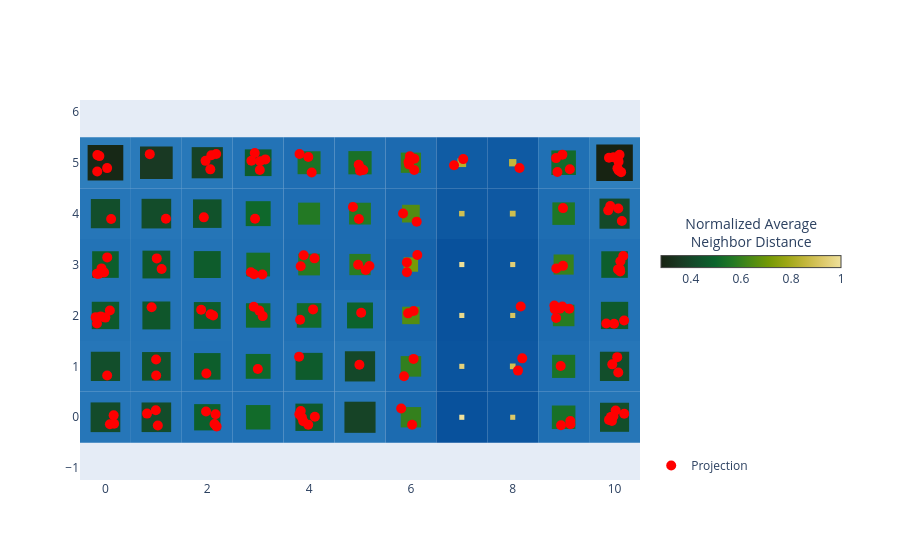

Source (notebook cell):
### Code cell
basin.pond() \
    .pad_layer() \
    .attraction_layer(X_scaled) \
    .visualize();

### Figure 1 — Plotly figure (JSON) as saved in the notebook; plotly's stock layout.template omitted (floating-point values rounded to 4 significant figures; data arrays with more than 128 entries replaced by an {"elided": "..."} marker saying what was removed)
{"data": [{"hoverinfo": "none", "marker": {"cmax": 1, "cmin": 0.2818, "color": [0.2818], "colorbar": {"len": 200, "lenmode": "pixels", "orientation": "h", "thickness": 12, "title": {"side": "top", "text": "Normalized Average<br>Neighbor Distance"}, "x": 1.02, "xanchor": "left", "y": 0.6, "yanchor": "middle"}, "colorscale": [[0, "rgb(23, 35, 18)"], [0.1, "rgb(25, 56, 34)"], [0.2, "rgb(18, 78, 43)"], [0.3, "rgb(11, 100, 44)"], [0.4, "rgb(35, 121, 36)"], [0.5, "rgb(75, 138, 20)"], [0.6, "rgb(116, 153, 5)"], [0.7, "rgb(157, 167, 21)"], [0.8, "rgb(194, 182, 59)"], [0.9, "rgb(221, 201, 106)"], [1, "rgb(239, 225, 156)"]], "showscale": true}, "mode": "markers", "showlegend": false, "type": "scatter", "x": [null], "y": [null]}, {"marker": {"color": "red", "size": 10, "symbol": "circle"}, "mode": "markers", "name": "Projection", "type": "scatter", "x": {"elided": "150 float values"}, "y": {"elided": "150 float values"}}], "layout": {"autosize": true, "legend": {"x": 1.02, "xanchor": "left", "y": 0, "yanchor": "bottom"}, "margin": {"r": 260}, "shapes": [{"fillcolor": "rgb(38, 118, 184)", "layer": "between", "line": {"width": 0}, "type": "rect", "x0": -0.5, "x1": 0.5, "xref": "x", "y0": -0.5, "y1": 0.5, "yref": "y"}, {"fillcolor": "rgb(38, 118, 184)", "layer": "between", "line": {"width": 0}, "type": "rect", "x0": 0.5, "x1": 1.5, "xref": "x", "y0": -0.5, "y1": 0.5, "yref": "y"}, {"fillcolor": "rgb(34, 114, 182)", "layer": "between", "line": {"width": 0}, "type": "rect", "x0": 1.5, "x1": 2.5, "xref": "x", "y0": -0.5, "y1": 0.5, "yref": "y"}, {"fillcolor": "rgb(32, 112, 180)", "layer": "between", "line": {"width": 0}, "type": "rect", "x0": 2.5, "x1": 3.5, "xref": "x", "y0": -0.5, "y1": 0.5, "yref": "y"}, {"fillcolor": "rgb(35, 115, 182)", "layer": "between", "line": {"width": 0}, "type": "rect", "x0": 3.5, "x1": 4.5, "xref": "x", "y0": -0.5, "y1": 0.5, "yref": "y"}, {"fillcolor": "rgb(40, 120, 185)", "layer": "between", "line": {"width": 0}, "type": "rect", "x0": 4.5, "x1": 5.5, "xref": "x", "y0": -0.5, "y1": 0.5, "yref": "y"}, {"fillcolor": "rgb(28, 107, 176)", "layer": "between", "line": {"width": 0}, "type": "rect", "x0": 5.5, "x1": 6.5, "xref": "x", "y0": -0.5, "y1": 0.5, "yref": "y"}, {"fillcolor": "rgb(8, 81, 156)", "layer": "between", "line": {"width": 0}, "type": "rect", "x0": 6.5, "x1": 7.5, "xref": "x", "y0": -0.5, "y1": 0.5, "yref": "y"}, {"fillcolor": "rgb(12, 86, 160)", "layer": "between", "line": {"width": 0}, "type": "rect", "x0": 7.5, "x1": 8.5, "xref": "x", "y0": -0.5, "y1": 0.5, "yref": "y"}, {"fillcolor": "rgb(31, 111, 179)", "layer": "between", "line": {"width": 0}, "type": "rect", "x0": 8.5, "x1": 9.5, "xref": "x", "y0": -0.5, "y1": 0.5, "yref": "y"}, {"fillcolor": "rgb(38, 118, 183)", "layer": "between", "line": {"width": 0}, "type": "rect", "x0": 9.5, "x1": 10.5, "xref": "x", "y0": -0.5, "y1": 0.5, "yref": "y"}, {"fillcolor": "rgb(38, 118, 184)", "layer": "between", "line": {"width": 0}, "type": "rect", "x0": -0.5, "x1": 0.5, "xref": "x", "y0": 0.5, "y1": 1.5, "yref": "y"}, {"fillcolor": "rgb(37, 117, 183)", "layer": "between", "line": {"width": 0}, "type": "rect", "x0": 0.5, "x1": 1.5, "xref": "x", "y0": 0.5, "y1": 1.5, "yref": "y"}, {"fillcolor": "rgb(34, 114, 182)", "layer": "between", "line": {"width": 0}, "type": "rect", "x0": 1.5, "x1": 2.5, "xref": "x", "y0": 0.5, "y1": 1.5, "yref": "y"}, {"fillcolor": "rgb(32, 112, 180)", "layer": "between", "line": {"width": 0}, "type": "rect", "x0": 2.5, "x1": 3.5, "xref": "x", "y0": 0.5, "y1": 1.5, "yref": "y"}, {"fillcolor": "rgb(35, 115, 182)", "layer": "between", "line": {"width": 0}, "type": "rect", "x0": 3.5, "x1": 4.5, "xref": "x", "y0": 0.5, "y1": 1.5, "yref": "y"}, {"fillcolor": "rgb(39, 119, 184)", "layer": "between", "line": {"width": 0}, "type": "rect", "x0": 4.5, "x1": 5.5, "xref": "x", "y0": 0.5, "y1": 1.5, "yref": "y"}, {"fillcolor": "rgb(28, 107, 176)", "layer": "between", "line": {"width": 0}, "type": "rect", "x0": 5.5, "x1": 6.5, "xref": "x", "y0": 0.5, "y1": 1.5, "yref": "y"}, {"fillcolor": "rgb(10, 84, 158)", "layer": "between", "line": {"width": 0}, "type": "rect", "x0": 6.5, "x1": 7.5, "xref": "x", "y0": 0.5, "y1": 1.5, "yref": "y"}, {"fillcolor": "rgb(14, 88, 162)", "layer": "between", "line": {"width": 0}, "type": "rect", "x0": 7.5, "x1": 8.5, "xref": "x", "y0": 0.5, "y1": 1.5, "yref": "y"}, {"fillcolor": "rgb(31, 110, 179)", "layer": "between", "line": {"width": 0}, "type": "rect", "x0": 8.5, "x1": 9.5, "xref": "x", "y0": 0.5, "y1": 1.5, "yref": "y"}, {"fillcolor": "rgb(38, 118, 184)", "layer": "between", "line": {"width": 0}, "type": "rect", "x0": 9.5, "x1": 10.5, "xref": "x", "y0": 0.5, "y1": 1.5, "yref": "y"}, {"fillcolor": "rgb(36, 116, 182)", "layer": "between", "line": {"width": 0}, "type": "rect", "x0": -0.5, "x1": 0.5, "xref": "x", "y0": 1.5, "y1": 2.5, "yref": "y"}, {"fillcolor": "rgb(36, 116, 183)", "layer": "between", "line": {"width": 0}, "type": "rect", "x0": 0.5, "x1": 1.5, "xref": "x", "y0": 1.5, "y1": 2.5, "yref": "y"}, {"fillcolor": "rgb(35, 115, 182)", "layer": "between", "line": {"width": 0}, "type": "rect", "x0": 1.5, "x1": 2.5, "xref": "x", "y0": 1.5, "y1": 2.5, "yref": "y"}, {"fillcolor": "rgb(32, 112, 180)", "layer": "between", "line": {"width": 0}, "type": "rect", "x0": 2.5, "x1": 3.5, "xref": "x", "y0": 1.5, "y1": 2.5, "yref": "y"}, {"fillcolor": "rgb(32, 112, 180)", "layer": "between", "line": {"width": 0}, "type": "rect", "x0": 3.5, "x1": 4.5, "xref": "x", "y0": 1.5, "y1": 2.5, "yref": "y"}, {"fillcolor": "rgb(34, 114, 181)", "layer": "between", "line": {"width": 0}, "type": "rect", "x0": 4.5, "x1": 5.5, "xref": "x", "y0": 1.5, "y1": 2.5, "yref": "y"}, {"fillcolor": "rgb(25, 103, 173)", "layer": "between", "line": {"width": 0}, "type": "rect", "x0": 5.5, "x1": 6.5, "xref": "x", "y0": 1.5, "y1": 2.5, "yref": "y"}, {"fillcolor": "rgb(9, 82, 157)", "layer": "between", "line": {"width": 0}, "type": "rect", "x0": 6.5, "x1": 7.5, "xref": "x", "y0": 1.5, "y1": 2.5, "yref": "y"}, {"fillcolor": "rgb(12, 87, 160)", "layer": "between", "line": {"width": 0}, "type": "rect", "x0": 7.5, "x1": 8.5, "xref": "x", "y0": 1.5, "y1": 2.5, "yref": "y"}, {"fillcolor": "rgb(29, 108, 177)", "layer": "between", "line": {"width": 0}, "type": "rect", "x0": 8.5, "x1": 9.5, "xref": "x", "y0": 1.5, "y1": 2.5, "yref": "y"}, {"fillcolor": "rgb(35, 115, 182)", "layer": "between", "line": {"width": 0}, "type": "rect", "x0": 9.5, "x1": 10.5, "xref": "x", "y0": 1.5, "y1": 2.5, "yref": "y"}, {"fillcolor": "rgb(35, 115, 182)", "layer": "between", "line": {"width": 0}, "type": "rect", "x0": -0.5, "x1": 0.5, "xref": "x", "y0": 2.5, "y1": 3.5, "yref": "y"}, {"fillcolor": "rgb(36, 116, 183)", "layer": "between", "line": {"width": 0}, "type": "rect", "x0": 0.5, "x1": 1.5, "xref": "x", "y0": 2.5, "y1": 3.5, "yref": "y"}, {"fillcolor": "rgb(35, 115, 182)", "layer": "between", "line": {"width": 0}, "type": "rect", "x0": 1.5, "x1": 2.5, "xref": "x", "y0": 2.5, "y1": 3.5, "yref": "y"}, {"fillcolor": "rgb(31, 111, 179)", "layer": "between", "line": {"width": 0}, "type": "rect", "x0": 2.5, "x1": 3.5, "xref": "x", "y0": 2.5, "y1": 3.5, "yref": "y"}, {"fillcolor": "rgb(29, 108, 177)", "layer": "between", "line": {"width": 0}, "type": "rect", "x0": 3.5, "x1": 4.5, "xref": "x", "y0": 2.5, "y1": 3.5, "yref": "y"}, {"fillcolor": "rgb(29, 108, 177)", "layer": "between", "line": {"width": 0}, "type": "rect", "x0": 4.5, "x1": 5.5, "xref": "x", "y0": 2.5, "y1": 3.5, "yref": "y"}, {"fillcolor": "rgb(22, 99, 170)", "layer": "between", "line": {"width": 0}, "type": "rect", "x0": 5.5, "x1": 6.5, "xref": "x", "y0": 2.5, "y1": 3.5, "yref": "y"}, {"fillcolor": "rgb(8, 81, 156)", "layer": "between", "line": {"width": 0}, "type": "rect", "x0": 6.5, "x1": 7.5, "xref": "x", "y0": 2.5, "y1": 3.5, "yref": "y"}, {"fillcolor": "rgb(11, 85, 159)", "layer": "between", "line": {"width": 0}, "type": "rect", "x0": 7.5, "x1": 8.5, "xref": "x", "y0": 2.5, "y1": 3.5, "yref": "y"}, {"fillcolor": "rgb(28, 106, 176)", "layer": "between", "line": {"width": 0}, "type": "rect", "x0": 8.5, "x1": 9.5, "xref": "x", "y0": 2.5, "y1": 3.5, "yref": "y"}, {"fillcolor": "rgb(34, 114, 182)", "layer": "between", "line": {"width": 0}, "type": "rect", "x0": 9.5, "x1": 10.5, "xref": "x", "y0": 2.5, "y1": 3.5, "yref": "y"}, {"fillcolor": "rgb(38, 118, 184)", "layer": "between", "line": {"width": 0}, "type": "rect", "x0": -0.5, "x1": 0.5, "xref": "x", "y0": 3.5, "y1": 4.5, "yref": "y"}, {"fillcolor": "rgb(38, 118, 184)", "layer": "between", "line": {"width": 0}, "type": "rect", "x0": 0.5, "x1": 1.5, "xref": "x", "y0": 3.5, "y1": 4.5, "yref": "y"}, {"fillcolor": "rgb(37, 117, 183)", "layer": "between", "line": {"width": 0}, "type": "rect", "x0": 1.5, "x1": 2.5, "xref": "x", "y0": 3.5, "y1": 4.5, "yref": "y"}, {"fillcolor": "rgb(32, 112, 180)", "layer": "between", "line": {"width": 0}, "type": "rect", "x0": 2.5, "x1": 3.5, "xref": "x", "y0": 3.5, "y1": 4.5, "yref": "y"}, {"fillcolor": "rgb(30, 109, 178)", "layer": "between", "line": {"width": 0}, "type": "rect", "x0": 3.5, "x1": 4.5, "xref": "x", "y0": 3.5, "y1": 4.5, "yref": "y"}, {"fillcolor": "rgb(29, 108, 177)", "layer": "between", "line": {"width": 0}, "type": "rect", "x0": 4.5, "x1": 5.5, "xref": "x", "y0": 3.5, "y1": 4.5, "yref": "y"}, {"fillcolor": "rgb(25, 103, 173)", "layer": "between", "line": {"width": 0}, "type": "rect", "x0": 5.5, "x1": 6.5, "xref": "x", "y0": 3.5, "y1": 4.5, "yref": "y"}, {"fillcolor": "rgb(13, 88, 161)", "layer": "between", "line": {"width": 0}, "type": "rect", "x0": 6.5, "x1": 7.5, "xref": "x", "y0": 3.5, "y1": 4.5, "yref": "y"}, {"fillcolor": "rgb(14, 88, 162)", "layer": "between", "line": {"width": 0}, "type": "rect", "x0": 7.5, "x1": 8.5, "xref": "x", "y0": 3.5, "y1": 4.5, "yref": "y"}, {"fillcolor": "rgb(30, 109, 178)", "layer": "between", "line": {"width": 0}, "type": "rect", "x0": 8.5, "x1": 9.5, "xref": "x", "y0": 3.5, "y1": 4.5, "yref": "y"}, {"fillcolor": "rgb(39, 119, 184)", "layer": "between", "line": {"width": 0}, "type": "rect", "x0": 9.5, "x1": 10.5, "xref": "x", "y0": 3.5, "y1": 4.5, "yref": "y"}, {"fillcolor": "rgb(46, 126, 188)", "layer": "between", "line": {"width": 0}, "type": "rect", "x0": -0.5, "x1": 0.5, "xref": "x", "y0": 4.5, "y1": 5.5, "yref": "y"}, {"fillcolor": "rgb(42, 122, 186)", "layer": "between", "line": {"width": 0}, "type": "rect", "x0": 0.5, "x1": 1.5, "xref": "x", "y0": 4.5, "y1": 5.5, "yref": "y"}, {"fillcolor": "rgb(40, 120, 185)", "layer": "between", "line": {"width": 0}, "type": "rect", "x0": 1.5, "x1": 2.5, "xref": "x", "y0": 4.5, "y1": 5.5, "yref": "y"}, {"fillcolor": "rgb(35, 115, 182)", "layer": "between", "line": {"width": 0}, "type": "rect", "x0": 2.5, "x1": 3.5, "xref": "x", "y0": 4.5, "y1": 5.5, "yref": "y"}, {"fillcolor": "rgb(31, 110, 179)", "layer": "between", "line": {"width": 0}, "type": "rect", "x0": 3.5, "x1": 4.5, "xref": "x", "y0": 4.5, "y1": 5.5, "yref": "y"}, {"fillcolor": "rgb(31, 110, 179)", "layer": "between", "line": {"width": 0}, "type": "rect", "x0": 4.5, "x1": 5.5, "xref": "x", "y0": 4.5, "y1": 5.5, "yref": "y"}, {"fillcolor": "rgb(28, 106, 176)", "layer": "between", "line": {"width": 0}, "type": "rect", "x0": 5.5, "x1": 6.5, "xref": "x", "y0": 4.5, "y1": 5.5, "yref": "y"}, {"fillcolor": "rgb(16, 92, 164)", "layer": "between", "line": {"width": 0}, "type": "rect", "x0": 6.5, "x1": 7.5, "xref": "x", "y0": 4.5, "y1": 5.5, "yref": "y"}, {"fillcolor": "rgb(15, 90, 163)", "layer": "between", "line": {"width": 0}, "type": "rect", "x0": 7.5, "x1": 8.5, "xref": "x", "y0": 4.5, "y1": 5.5, "yref": "y"}, {"fillcolor": "rgb(32, 112, 180)", "layer": "between", "line": {"width": 0}, "type": "rect", "x0": 8.5, "x1": 9.5, "xref": "x", "y0": 4.5, "y1": 5.5, "yref": "y"}, {"fillcolor": "rgb(47, 127, 188)", "layer": "between", "line": {"width": 0}, "type": "rect", "x0": 9.5, "x1": 10.5, "xref": "x", "y0": 4.5, "y1": 5.5, "yref": "y"}, {"fillcolor": "rgb(19, 75, 42)", "layer": "between", "line": {"width": 0}, "type": "rect", "x0": -0.2916, "x1": 0.2916, "xref": "x", "y0": -0.2916, "y1": 0.2916, "yref": "y"}, {"fillcolor": "rgb(19, 76, 42)", "layer": "between", "line": {"width": 0}, "type": "rect", "x0": 0.7094, "x1": 1.291, "xref": "x", "y0": -0.2906, "y1": 0.2906, "yref": "y"}, {"fillcolor": "rgb(12, 96, 44)", "layer": "between", "line": {"width": 0}, "type": "rect", "x0": 1.742, "x1": 2.258, "xref": "x", "y0": -0.2583, "y1": 0.2583, "yref": "y"}, {"fillcolor": "rgb(18, 107, 42)", "layer": "between", "line": {"width": 0}, "type": "rect", "x0": 2.76, "x1": 3.24, "xref": "x", "y0": -0.2402, "y1": 0.2402, "yref": "y"}, {"fillcolor": "rgb(14, 89, 44)", "layer": "between", "line": {"width": 0}, "type": "rect", "x0": 3.731, "x1": 4.269, "xref": "x", "y0": -0.2686, "y1": 0.2686, "yref": "y"}, {"fillcolor": "rgb(22, 67, 38)", "layer": "between", "line": {"width": 0}, "type": "rect", "x0": 4.694, "x1": 5.306, "xref": "x", "y0": -0.3058, "y1": 0.3058, "yref": "y"}, {"fillcolor": "rgb(52, 128, 29)", "layer": "between", "line": {"width": 0}, "type": "rect", "x0": 5.8, "x1": 6.2, "xref": "x", "y0": -0.2001, "y1": 0.2001, "yref": "y"}, {"fillcolor": "rgb(239, 225, 156)", "layer": "between", "line": {"width": 0}, "type": "rect", "x0": 6.95, "x1": 7.05, "xref": "x", "y0": -0.05, "y1": 0.05, "yref": "y"}, {"fillcolor": "rgb(219, 200, 103)", "layer": "between", "line": {"width": 0}, "type": "rect", "x0": 7.95, "x1": 8.05, "xref": "x", "y0": -0.05, "y1": 0.05, "yref": "y"}, {"fillcolor": "rgb(24, 112, 40)", "layer": "between", "line": {"width": 0}, "type": "rect", "x0": 8.769, "x1": 9.231, "xref": "x", "y0": -0.2312, "y1": 0.2312, "yref": "y"}, {"fillcolor": "rgb(18, 79, 43)", "layer": "between", "line": {"width": 0}, "type": "rect", "x0": 9.715, "x1": 10.29, "xref": "x", "y0": -0.2855, "y1": 0.2855, "yref": "y"}, {"fillcolor": "rgb(18, 78, 43)", "layer": "between", "line": {"width": 0}, "type": "rect", "x0": -0.2872, "x1": 0.2872, "xref": "x", "y0": 0.7128, "y1": 1.287, "yref": "y"}, {"fillcolor": "rgb(17, 82, 43)", "layer": "between", "line": {"width": 0}, "type": "rect", "x0": 0.7191, "x1": 1.281, "xref": "x", "y0": 0.7191, "y1": 1.281, "yref": "y"}, {"fillcolor": "rgb(13, 94, 44)", "layer": "between", "line": {"width": 0}, "type": "rect", "x0": 1.739, "x1": 2.261, "xref": "x", "y0": 0.739, "y1": 1.261, "yref": "y"}, {"fillcolor": "rgb(16, 104, 42)", "layer": "between", "line": {"width": 0}, "type": "rect", "x0": 2.756, "x1": 3.244, "xref": "x", "y0": 0.756, "y1": 1.244, "yref": "y"}, {"fillcolor": "rgb(14, 91, 44)", "layer": "between", "line": {"width": 0}, "type": "rect", "x0": 3.734, "x1": 4.266, "xref": "x", "y0": 0.7345, "y1": 1.266, "yref": "y"}, {"fillcolor": "rgb(20, 72, 41)", "layer": "between", "line": {"width": 0}, "type": "rect", "x0": 4.703, "x1": 5.297, "xref": "x", "y0": 0.7032, "y1": 1.297, "yref": "y"}, {"fillcolor": "rgb(50, 127, 30)", "layer": "between", "line": {"width": 0}, "type": "rect", "x0": 5.798, "x1": 6.202, "xref": "x", "y0": 0.7981, "y1": 1.202, "yref": "y"}, {"fillcolor": "rgb(227, 209, 123)", "layer": "between", "line": {"width": 0}, "type": "rect", "x0": 6.95, "x1": 7.05, "xref": "x", "y0": 0.95, "y1": 1.05, "yref": "y"}, {"fillcolor": "rgb(206, 191, 80)", "layer": "between", "line": {"width": 0}, "type": "rect", "x0": 7.944, "x1": 8.056, "xref": "x", "y0": 0.9444, "y1": 1.056, "yref": "y"}, {"fillcolor": "rgb(27, 114, 39)", "layer": "between", "line": {"width": 0}, "type": "rect", "x0": 8.773, "x1": 9.227, "xref": "x", "y0": 0.7728, "y1": 1.227, "yref": "y"}, {"fillcolor": "rgb(18, 78, 43)", "layer": "between", "line": {"width": 0}, "type": "rect", "x0": 9.712, "x1": 10.29, "xref": "x", "y0": 0.7124, "y1": 1.288, "yref": "y"}, {"fillcolor": "rgb(14, 89, 44)", "layer": "between", "line": {"width": 0}, "type": "rect", "x0": -0.269, "x1": 0.269, "xref": "x", "y0": 1.731, "y1": 2.269, "yref": "y"}, {"fillcolor": "rgb(15, 86, 43)", "layer": "between", "line": {"width": 0}, "type": "rect", "x0": 0.7257, "x1": 1.274, "xref": "x", "y0": 1.726, "y1": 2.274, "yref": "y"}, {"fillcolor": "rgb(13, 93, 44)", "layer": "between", "line": {"width": 0}, "type": "rect", "x0": 1.737, "x1": 2.263, "xref": "x", "y0": 1.737, "y1": 2.263, "yref": "y"}, {"fillcolor": "rgb(19, 107, 41)", "layer": "between", "line": {"width": 0}, "type": "rect", "x0": 2.76, "x1": 3.24, "xref": "x", "y0": 1.76, "y1": 2.24, "yref": "y"}, {"fillcolor": "rgb(18, 106, 42)", "layer": "between", "line": {"width": 0}, "type": "rect", "x0": 3.759, "x1": 4.241, "xref": "x", "y0": 1.759, "y1": 2.241, "yref": "y"}, {"fillcolor": "rgb(12, 98, 44)", "layer": "between", "line": {"width": 0}, "type": "rect", "x0": 4.745, "x1": 5.255, "xref": "x", "y0": 1.745, "y1": 2.255, "yref": "y"}, {"fillcolor": "rgb(84, 141, 17)", "layer": "between", "line": {"width": 0}, "type": "rect", "x0": 5.829, "x1": 6.171, "xref": "x", "y0": 1.829, "y1": 2.171, "yref": "y"}, {"fillcolor": "rgb(233, 217, 140)", "layer": "between", "line": {"width": 0}, "type": "rect", "x0": 6.95, "x1": 7.05, "xref": "x", "y0": 1.95, "y1": 2.05, "yref": "y"}, {"fillcolor": "rgb(215, 197, 96)", "layer": "between", "line": {"width": 0}, "type": "rect", "x0": 7.95, "x1": 8.05, "xref": "x", "y0": 1.95, "y1": 2.05, "yref": "y"}, {"fillcolor": "rgb(39, 123, 34)", "layer": "between", "line": {"width": 0}, "type": "rect", "x0": 8.788, "x1": 9.212, "xref": "x", "y0": 1.788, "y1": 2.212, "yref": "y"}, {"fillcolor": "rgb(14, 90, 44)", "layer": "between", "line": {"width": 0}, "type": "rect", "x0": 9.732, "x1": 10.27, "xref": "x", "y0": 1.732, "y1": 2.268, "yref": "y"}, {"fillcolor": "rgb(13, 94, 44)", "layer": "between", "line": {"width": 0}, "type": "rect", "x0": -0.2616, "x1": 0.2616, "xref": "x", "y0": 2.738, "y1": 3.262, "yref": "y"}, {"fillcolor": "rgb(15, 87, 43)", "layer": "between", "line": {"width": 0}, "type": "rect", "x0": 0.7269, "x1": 1.273, "xref": "x", "y0": 2.727, "y1": 3.273, "yref": "y"}, {"fillcolor": "rgb(14, 92, 44)", "layer": "between", "line": {"width": 0}, "type": "rect", "x0": 1.736, "x1": 2.264, "xref": "x", "y0": 2.736, "y1": 3.264, "yref": "y"}, {"fillcolor": "rgb(23, 111, 40)", "layer": "between", "line": {"width": 0}, "type": "rect", "x0": 2.767, "x1": 3.233, "xref": "x", "y0": 2.767, "y1": 3.233, "yref": "y"}, {"fillcolor": "rgb(38, 122, 35)", "layer": "between", "line": {"width": 0}, "type": "rect", "x0": 3.787, "x1": 4.213, "xref": "x", "y0": 2.787, "y1": 3.213, "yref": "y"}, {"fillcolor": "rgb(42, 124, 33)", "layer": "between", "line": {"width": 0}, "type": "rect", "x0": 4.791, "x1": 5.209, "xref": "x", "y0": 2.791, "y1": 3.209, "yref": "y"}, {"fillcolor": "rgb(119, 154, 6)", "layer": "between", "line": {"width": 0}, "type": "rect", "x0": 5.859, "x1": 6.141, "xref": "x", "y0": 2.859, "y1": 3.141, "yref": "y"}, {"fillcolor": "rgb(237, 223, 151)", "layer": "between", "line": {"width": 0}, "type": "rect", "x0": 6.95, "x1": 7.05, "xref": "x", "y0": 2.95, "y1": 3.05, "yref": "y"}, {"fillcolor": "rgb(225, 206, 117)", "layer": "between", "line": {"width": 0}, "type": "rect", "x0": 7.95, "x1": 8.05, "xref": "x", "y0": 2.95, "y1": 3.05, "yref": "y"}, {"fillcolor": "rgb(55, 129, 28)", "layer": "between", "line": {"width": 0}, "type": "rect", "x0": 8.802, "x1": 9.198, "xref": "x", "y0": 2.802, "y1": 3.198, "yref": "y"}, {"fillcolor": "rgb(13, 94, 44)", "layer": "between", "line": {"width": 0}, "type": "rect", "x0": 9.739, "x1": 10.26, "xref": "x", "y0": 2.739, "y1": 3.261, "yref": "y"}, {"fillcolor": "rgb(18, 78, 43)", "layer": "between", "line": {"width": 0}, "type": "rect", "x0": -0.2869, "x1": 0.2869, "xref": "x", "y0": 3.713, "y1": 4.287, "yref": "y"}, {"fillcolor": "rgb(19, 76, 42)", "layer": "between", "line": {"width": 0}, "type": "rect", "x0": 0.7089, "x1": 1.291, "xref": "x", "y0": 3.709, "y1": 4.291, "yref": "y"}, {"fillcolor": "rgb(17, 82, 43)", "layer": "between", "line": {"width": 0}, "type": "rect", "x0": 1.72, "x1": 2.28, "xref": "x", "y0": 3.72, "y1": 4.28, "yref": "y"}, {"fillcolor": "rgb(15, 104, 43)", "layer": "between", "line": {"width": 0}, "type": "rect", "x0": 2.755, "x1": 3.245, "xref": "x", "y0": 3.755, "y1": 4.245, "yref": "y"}, {"fillcolor": "rgb(35, 121, 36)", "layer": "between", "line": {"width": 0}, "type": "rect", "x0": 3.784, "x1": 4.216, "xref": "x", "y0": 3.784, "y1": 4.216, "yref": "y"}, {"fillcolor": "rgb(36, 122, 35)", "layer": "between", "line": {"width": 0}, "type": "rect", "x0": 4.786, "x1": 5.214, "xref": "x", "y0": 3.786, "y1": 4.214, "yref": "y"}, {"fillcolor": "rgb(82, 140, 18)", "layer": "between", "line": {"width": 0}, "type": "rect", "x0": 5.826, "x1": 6.174, "xref": "x", "y0": 3.826, "y1": 4.174, "yref": "y"}, {"fillcolor": "rgb(208, 192, 83)", "layer": "between", "line": {"width": 0}, "type": "rect", "x0": 6.946, "x1": 7.054, "xref": "x", "y0": 3.946, "y1": 4.054, "yref": "y"}, {"fillcolor": "rgb(205, 190, 79)", "layer": "between", "line": {"width": 0}, "type": "rect", "x0": 7.943, "x1": 8.057, "xref": "x", "y0": 3.943, "y1": 4.057, "yref": "y"}, {"fillcolor": "rgb(31, 118, 37)", "layer": "between", "line": {"width": 0}, "type": "rect", "x0": 8.779, "x1": 9.221, "xref": "x", "y0": 3.779, "y1": 4.221, "yref": "y"}, {"fillcolor": "rgb(20, 73, 41)", "layer": "between", "line": {"width": 0}, "type": "rect", "x0": 9.704, "x1": 10.3, "xref": "x", "y0": 3.704, "y1": 4.296, "yref": "y"}, {"fillcolor": "rgb(23, 40, 22)", "layer": "between", "line": {"width": 0}, "type": "rect", "x0": -0.3504, "x1": 0.3504, "xref": "x", "y0": 4.65, "y1": 5.35, "yref": "y"}, {"fillcolor": "rgb(25, 57, 35)", "layer": "between", "line": {"width": 0}, "type": "rect", "x0": 0.679, "x1": 1.321, "xref": "x", "y0": 4.679, "y1": 5.321, "yref": "y"}, {"fillcolor": "rgb(22, 66, 38)", "layer": "between", "line": {"width": 0}, "type": "rect", "x0": 1.694, "x1": 2.306, "xref": "x", "y0": 4.694, "y1": 5.306, "yref": "y"}, {"fillcolor": "rgb(13, 93, 44)", "layer": "between", "line": {"width": 0}, "type": "rect", "x0": 2.738, "x1": 3.262, "xref": "x", "y0": 4.738, "y1": 5.262, "yref": "y"}, {"fillcolor": "rgb(28, 115, 38)", "layer": "between", "line": {"width": 0}, "type": "rect", "x0": 3.774, "x1": 4.226, "xref": "x", "y0": 4.774, "y1": 5.226, "yref": "y"}, {"fillcolor": "rgb(26, 113, 39)", "layer": "between", "line": {"width": 0}, "type": "rect", "x0": 4.772, "x1": 5.228, "xref": "x", "y0": 4.772, "y1": 5.228, "yref": "y"}, {"fillcolor": "rgb(53, 129, 29)", "layer": "between", "line": {"width": 0}, "type": "rect", "x0": 5.801, "x1": 6.199, "xref": "x", "y0": 4.801, "y1": 5.199, "yref": "y"}, {"fillcolor": "rgb(181, 177, 45)", "layer": "between", "line": {"width": 0}, "type": "rect", "x0": 6.915, "x1": 7.085, "xref": "x", "y0": 4.915, "y1": 5.085, "yref": "y"}, {"fillcolor": "rgb(194, 182, 59)", "layer": "between", "line": {"width": 0}, "type": "rect", "x0": 7.928, "x1": 8.072, "xref": "x", "y0": 4.928, "y1": 5.072, "yref": "y"}, {"fillcolor": "rgb(18, 106, 42)", "layer": "between", "line": {"width": 0}, "type": "rect", "x0": 8.759, "x1": 9.241, "xref": "x", "y0": 4.759, "y1": 5.241, "yref": "y"}, {"fillcolor": "rgb(23, 35, 18)", "layer": "between", "line": {"width": 0}, "type": "rect", "x0": 9.641, "x1": 10.36, "xref": "x", "y0": 4.641, "y1": 5.359, "yref": "y"}], "showlegend": true, "xaxis": {"constrain": "domain", "range": [-0.5, 10.5], "scaleanchor": "y", "showgrid": false, "zeroline": false}, "yaxis": {"range": [-0.5, 5.5], "showgrid": false, "zeroline": false}}}
